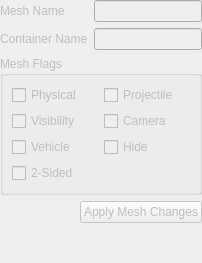
<?xml version="1.0" encoding="UTF-8"?>
<ui version="4.0">
 <class>MeshEditorWidget</class>
 <widget class="QWidget" name="MeshEditorWidget">
  <property name="enabled"><bool>false</bool></property>
  <layout class="QVBoxLayout" name="verticalLayout">
   <property name="spacing"><number>6</number></property>
   <property name="leftMargin"><number>0</number></property><property name="topMargin"><number>0</number></property>
   <property name="rightMargin"><number>0</number></property><property name="bottomMargin"><number>0</number></property>
   <item><layout class="QFormLayout" name="formLayout">
    <item row="0" column="0"><widget class="QLabel" name="meshNameLabel"><property name="text"><string>Mesh Name</string></property></widget></item><item row="0" column="1"><widget class="QLineEdit" name="meshNameEdit"><property name="maxLength"><number>15</number></property></widget></item>
    <item row="1" column="0"><widget class="QLabel" name="containerNameLabel"><property name="text"><string>Container Name</string></property></widget></item><item row="1" column="1"><widget class="QLineEdit" name="containerNameEdit"><property name="maxLength"><number>15</number></property></widget></item>
   </layout></item>
   <item><widget class="QGroupBox" name="flagsGroup"><property name="title"><string>Mesh Flags</string></property><layout class="QGridLayout" name="flagsLayout">
    <item row="0" column="0"><widget class="QCheckBox" name="physicalCheck"><property name="text"><string>Physical</string></property></widget></item>
    <item row="0" column="1"><widget class="QCheckBox" name="projectileCheck"><property name="text"><string>Projectile</string></property></widget></item>
    <item row="1" column="0"><widget class="QCheckBox" name="visibilityCheck"><property name="text"><string>Visibility</string></property></widget></item>
    <item row="1" column="1"><widget class="QCheckBox" name="cameraCheck"><property name="text"><string>Camera</string></property></widget></item>
    <item row="2" column="0"><widget class="QCheckBox" name="vehicleCheck"><property name="text"><string>Vehicle</string></property></widget></item>
    <item row="2" column="1"><widget class="QCheckBox" name="hiddenCheck"><property name="text"><string>Hide</string></property></widget></item>
    <item row="3" column="0"><widget class="QCheckBox" name="twoSidedCheck"><property name="text"><string>2-Sided</string></property></widget></item>
   </layout></widget></item>
   <item alignment="Qt::AlignmentFlag::AlignRight"><widget class="QPushButton" name="applyButton"><property name="text"><string>Apply Mesh Changes</string></property></widget></item>
   <item><spacer name="verticalSpacer"><property name="orientation"><enum>Qt::Orientation::Vertical</enum></property><property name="sizeHint" stdset="0"><size><width>20</width><height>40</height></size></property></spacer></item>
  </layout>
 </widget>
 <resources/><connections/>
</ui>
